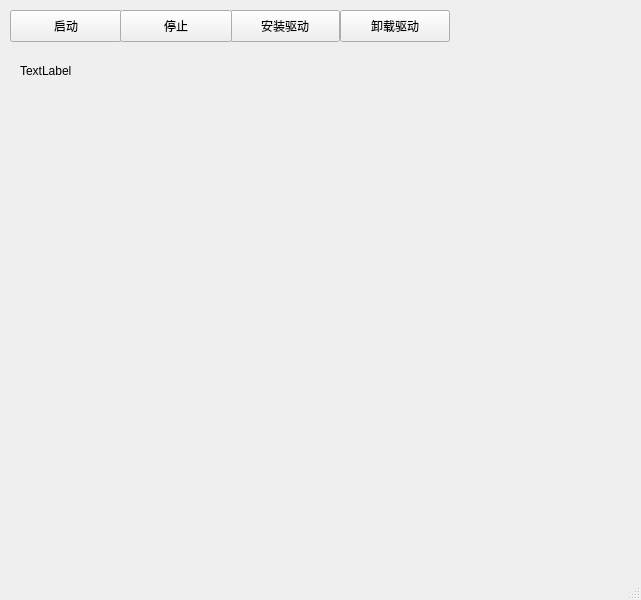
<?xml version="1.0" encoding="UTF-8"?>
<ui version="4.0">
 <class>NodeWindow</class>
 <widget class="QMainWindow" name="NodeWindow">
  <property name="geometry">
   <rect>
    <x>0</x>
    <y>0</y>
    <width>641</width>
    <height>600</height>
   </rect>
  </property>
  <property name="windowTitle">
   <string>MainWindow</string>
  </property>
  <widget class="QWidget" name="centralwidget">
   <widget class="QPushButton" name="btn_start">
    <property name="geometry">
     <rect>
      <x>10</x>
      <y>10</y>
      <width>112</width>
      <height>32</height>
     </rect>
    </property>
    <property name="text">
     <string>启动</string>
    </property>
   </widget>
   <widget class="QPushButton" name="btn_install_driver">
    <property name="geometry">
     <rect>
      <x>230</x>
      <y>10</y>
      <width>110</width>
      <height>32</height>
     </rect>
    </property>
    <property name="text">
     <string>安装驱动</string>
    </property>
   </widget>
   <widget class="QLabel" name="lab_node">
    <property name="geometry">
     <rect>
      <x>20</x>
      <y>50</y>
      <width>591</width>
      <height>41</height>
     </rect>
    </property>
    <property name="text">
     <string>TextLabel</string>
    </property>
   </widget>
   <widget class="QLabel" name="lab_desc">
    <property name="geometry">
     <rect>
      <x>20</x>
      <y>90</y>
      <width>601</width>
      <height>441</height>
     </rect>
    </property>
    <property name="lineWidth">
     <number>0</number>
    </property>
    <property name="text">
     <string/>
    </property>
    <property name="alignment">
     <set>Qt::AlignLeading|Qt::AlignLeft|Qt::AlignTop</set>
    </property>
    <property name="wordWrap">
     <bool>true</bool>
    </property>
   </widget>
   <widget class="QPushButton" name="btn_stop">
    <property name="geometry">
     <rect>
      <x>120</x>
      <y>10</y>
      <width>112</width>
      <height>32</height>
     </rect>
    </property>
    <property name="text">
     <string>停止</string>
    </property>
   </widget>
   <widget class="QPushButton" name="btn_uninstall_driver">
    <property name="geometry">
     <rect>
      <x>340</x>
      <y>10</y>
      <width>110</width>
      <height>32</height>
     </rect>
    </property>
    <property name="text">
     <string>卸载驱动</string>
    </property>
   </widget>
  </widget>
  <widget class="QMenuBar" name="menubar">
   <property name="geometry">
    <rect>
     <x>0</x>
     <y>0</y>
     <width>641</width>
     <height>22</height>
    </rect>
   </property>
  </widget>
  <widget class="QStatusBar" name="statusbar"/>
 </widget>
 <resources/>
 <connections/>
</ui>
